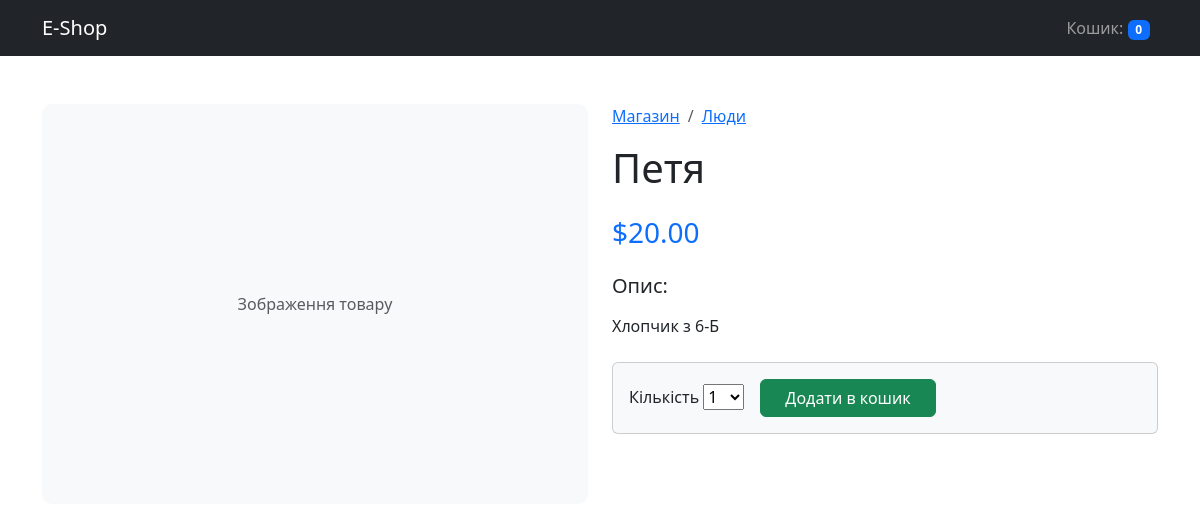
/2/petya/, run on the app's committed database.
### shop/models.py (models this page shows, shortened)
class Product(models.Model):
    category = models.ForeignKey(
        Category,
        related_name="products",
        on_delete=models.CASCADE
    )
    name = models.CharField(max_length=200, db_index=True)
    slug = models.SlugField(max_length=200, db_index=True)
    description = models.TextField(blank=True)
    price = models.DecimalField(max_digits=10, decimal_places=2)
    available = models.BooleanField(default=True)
    created = models.DateTimeField(auto_now_add=True)
    updated = models.DateTimeField(auto_now=True)
    class Meta:
        verbose_name = "Товар"
        verbose_name_plural = "Товари"
        ordering = ("-created",)

class Category(models.Model):
    name = models.CharField(max_length=200, db_index=True)
    slug = models.SlugField(max_length=200, unique=True)
    class Meta:
        verbose_name = "Категорія"
        verbose_name_plural = "Категорії"

### shop/views.py (the view)
def product_detail(request, id, slug):
    product = get_object_or_404(Product, id=id, slug=slug, available=True)
    cart_product_form = CartAddProductForm()
    return render(
        request,
        "shop/product/detail.html",
        {"product": product, "cart_product_form": cart_product_form},
    )

### shop/forms.py
class CartAddProductForm(forms.Form):
    quantity = forms.TypedChoiceField(
        choices=PRODUCT_QUANTITY_CHOICES, coerce=int, label="Кількість"
    )
    override = forms.BooleanField(
        required=False, initial=False, widget=forms.HiddenInput
    )

### shop/cart.py (called while the page is built)
    def __len__(self):
        return sum(item["quantity"] for item in self.cart.values())

### shop/context_processors.py (called while the page is built)
def cart(request):
    return {"cart": Cart(request)}

### templates/shop/product/detail.html (shortened to what this page needs)
{% extends "base.html" %}
{% block content %}
<div class="row mt-5">
    <div class="col-md-6">
        <div class="bg-light d-flex align-items-center justify-content-center" style="height: 400px; border-radius: 10px;">
            <span class="text-muted">Зображення товару</span>
        </div>
    </div>
    <div class="col-md-6">
        <nav aria-label="breadcrumb">
            <ol class="breadcrumb">
                <li class="breadcrumb-item"><a href="{% url 'shop:product_list' %}">Магазин</a></li>
                <li class="breadcrumb-item">
                    <a href="{% url 'shop:product_list_by_category' product.category.slug %}">
                        {{ product.category.name }}
                    </a>
                </li>
            </ol>
        </nav>
        <h1>{{ product.name }}</h1>
        <h3 class="text-primary my-4">${{ product.price }}</h3>
        <div class="mb-4">
            <h5>Опис:</h5>
            <p>{{ product.description|linebreaks }}</p>
        </div>
        <div class="card bg-light">
            <div class="card-body">
                <form action="{% url 'shop:cart_add' product.id %}" method="post" class="d-flex align-items-end">
                    <div class="me-3">
                        <label class="form-label">{{ cart_product_form.quantity.label }}</label>
                        {{ cart_product_form.quantity }}
                    </div>
                    <button type="submit" class="btn btn-success px-4">Додати в кошик</button>
                </form>
            </div>
        </div>
    </div>
</div>
{% endblock %}

### data on the page
Product: category.name "Люди", name "Петя", price "20.00", description "Хлопчик з 6-Б"

### other printed values
{{ cart_product_form.quantity.label }} "Кількість"
